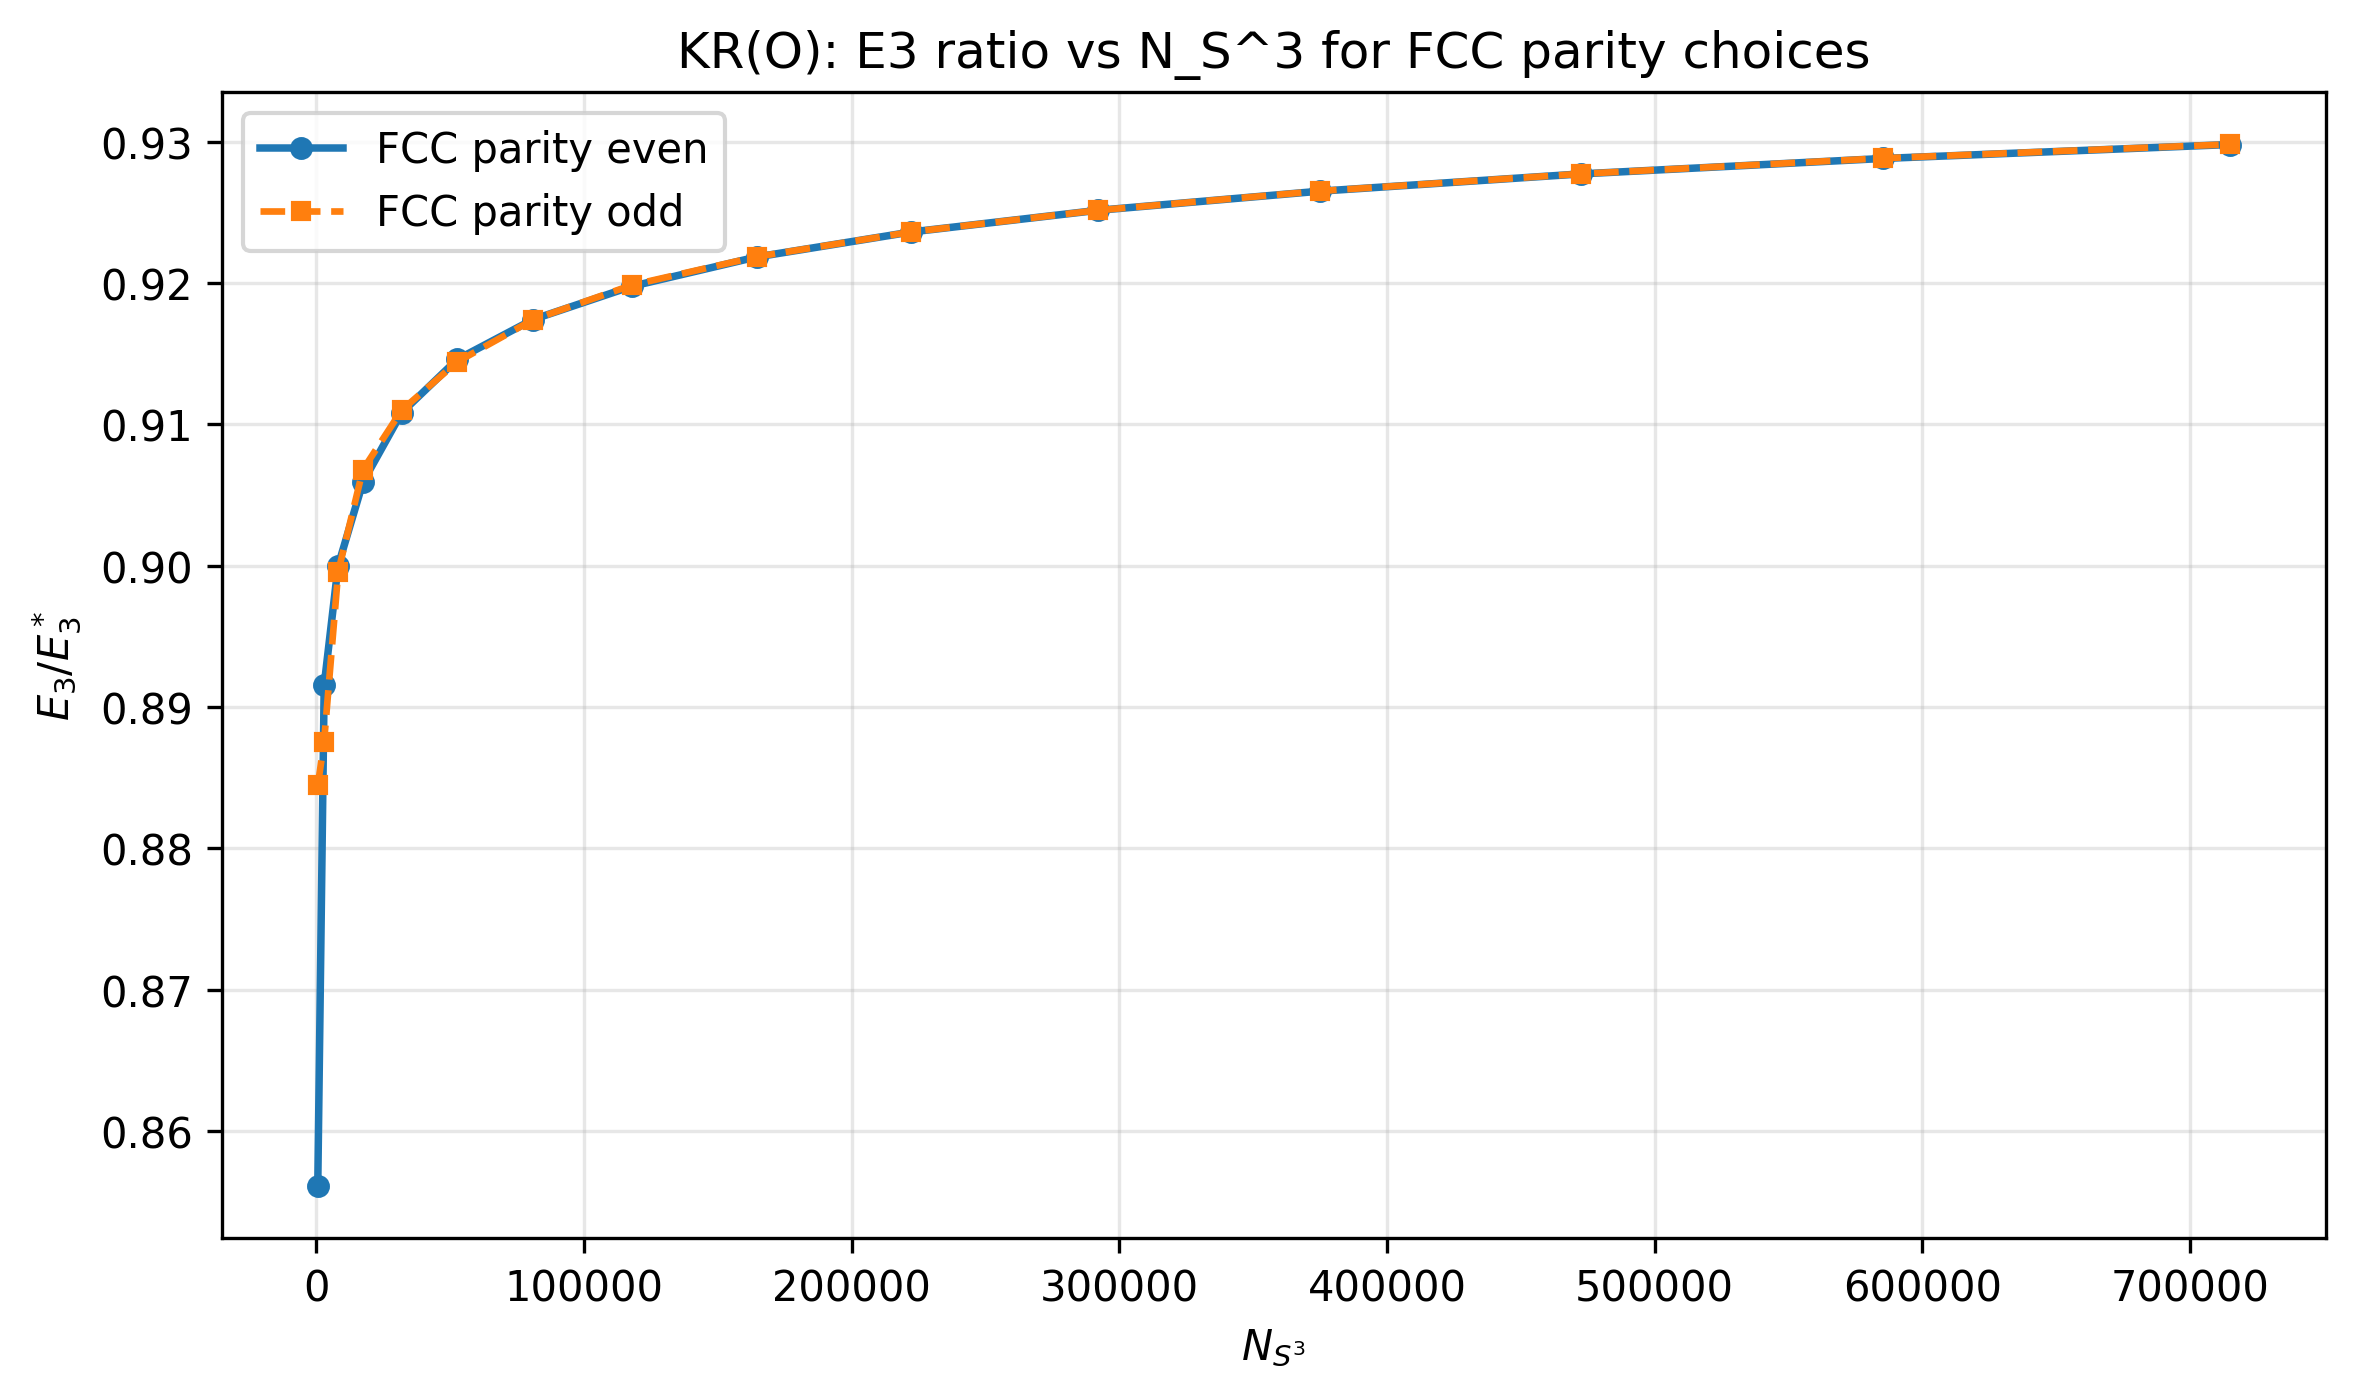

The Python source for this figure:
#!/usr/bin/env python3
"""
figure6_parity_e3.py — Compare even vs odd FCC parity for KR(O) using E3 ratio.

Plots:
  y-axis: E3 / E3*
  x-axis: N_S^3 = 2 * |K| * N_FZ, with |K|=24 for Laue O

The two curves correspond to parity masks applied to the centered cubochoric
index lattice (i,j,k in [-h, ..., h]):
  - even parity: (i + j + k) % 2 == 0
  - odd parity:  (i + j + k) % 2 != 0

Usage examples:
  python figure6_parity_e3.py
  python figure6_parity_e3.py --h-min 1 --h-max 20
  python figure6_parity_e3.py --device cpu --no-show
"""

from __future__ import annotations

import argparse
import math

import matplotlib

matplotlib.rcParams["pdf.fonttype"] = 42
matplotlib.rcParams["ps.fonttype"] = 42
import matplotlib.pyplot as plt
import torch

from grid_FZ import kr_sample_laue
from orientation_ops import cu2qu, qu_norm, qu_std
from riesz_energy import optimal_constants_S3, riesz_energies_fused

LAUE_O = 11
CARD_O = 24
CU_MAX = 0.5 * math.pi ** (2.0 / 3.0)


@torch.no_grad()
def cubochoric_fcc_grid_parity(h: int, device: torch.device, parity: str) -> torch.Tensor:
    if parity not in {"even", "odd"}:
        raise ValueError("parity must be 'even' or 'odd'")

    u = torch.linspace(-CU_MAX, CU_MAX, 2 * h + 2, device=device, dtype=torch.float64)
    u = u[:-1]
    u = u + 0.5 * (u[1] - u[0])
    x, y, z = torch.meshgrid(u, u, u, indexing="ij")

    idx = torch.arange(-h, h + 1, device=device)
    i, j, k = torch.meshgrid(idx, idx, idx, indexing="ij")
    if parity == "even":
        mask = ((i + j + k) % 2) == 0
    else:
        mask = ((i + j + k) % 2) != 0

    return torch.stack([x[mask], y[mask], z[mask]], dim=-1)


@torch.no_grad()
def build_kr_o_grid_from_parity(h: int, device: torch.device, parity: str) -> torch.Tensor:
    cu = cubochoric_fcc_grid_parity(h, device, parity)
    qu = qu_norm(qu_std(cu2qu(cu)))
    q_fz = qu_norm(qu_std(kr_sample_laue(qu, LAUE_O)))
    return q_fz


@torch.no_grad()
def e3_ratio_for_grid(q_fz: torch.Tensor) -> tuple[int, int, float]:
    n_fz = int(q_fz.shape[0])
    n_s3 = 2 * CARD_O * n_fz
    _, _, e3 = riesz_energies_fused(q_fz, LAUE_O)
    _, _, e3_star = optimal_constants_S3(n_s3)
    ratio = float(e3 / e3_star) if e3_star else float("nan")
    return n_fz, n_s3, ratio


def run_sweep(h_min: int, h_max: int, device: torch.device):
    even_data = []
    odd_data = []

    for h in range(h_min, h_max + 1):
        q_even = build_kr_o_grid_from_parity(h, device, "even")
        n_fz_e, n_s3_e, r_e = e3_ratio_for_grid(q_even)
        even_data.append((h, n_fz_e, n_s3_e, r_e))

        q_odd = build_kr_o_grid_from_parity(h, device, "odd")
        n_fz_o, n_s3_o, r_o = e3_ratio_for_grid(q_odd)
        odd_data.append((h, n_fz_o, n_s3_o, r_o))

        print(
            f"h={h:2d} | even: N_FZ={n_fz_e:6d}, N_S^3={n_s3_e:8d}, E3/E3*={r_e:.6f} "
            f"| odd: N_FZ={n_fz_o:6d}, N_S^3={n_s3_o:8d}, E3/E3*={r_o:.6f}"
        )

    return even_data, odd_data


def plot_results(even_data, odd_data, save_stem: str, show: bool):
    x_even = [row[2] for row in even_data]
    y_even = [row[3] for row in even_data]
    x_odd = [row[2] for row in odd_data]
    y_odd = [row[3] for row in odd_data]

    plt.figure(figsize=(8.0, 4.8))
    plt.plot(x_even, y_even, "o-", lw=1.8, ms=4.5, label="FCC parity even")
    plt.plot(x_odd, y_odd, "s--", lw=1.6, ms=4.0, label="FCC parity odd")
    plt.xlabel(r"$N_{S^3}$")
    plt.ylabel(r"$E_3/E_3^*$")
    plt.title("KR(O): E3 ratio vs N_S^3 for FCC parity choices")
    plt.grid(True, alpha=0.3)
    plt.legend()
    plt.tight_layout()

    for ext in ("png", "pdf"):
        path = f"{save_stem}.{ext}"
        plt.savefig(path, dpi=300, bbox_inches="tight", facecolor="white")
        print(f"[export] {path}")

    if show:
        plt.show()
    else:
        plt.close("all")


def parse_args():
    p = argparse.ArgumentParser(description="Compare FCC even/odd parity via E3 ratio vs N_S^3")
    p.add_argument("--h-min", type=int, default=1, help="Minimum h (inclusive)")
    p.add_argument("--h-max", type=int, default=15, help="Maximum h (inclusive)")
    p.add_argument(
        "--device",
        type=str,
        default="auto",
        choices=["auto", "cpu", "cuda"],
        help="Torch device selection",
    )
    p.add_argument("--save-stem", type=str, default="figure6_parity_e3")
    p.add_argument("--no-show", action="store_true", help="Do not display interactive window")
    return p.parse_args()


def main():
    args = parse_args()

    if args.h_min < 1:
        raise ValueError("h-min must be >= 1")
    if args.h_max < args.h_min:
        raise ValueError("h-max must be >= h-min")

    if args.device == "cpu":
        device = torch.device("cpu")
    elif args.device == "cuda":
        if not torch.cuda.is_available():
            raise RuntimeError("--device cuda requested but CUDA is not available")
        device = torch.device("cuda")
    else:
        device = torch.device("cuda" if torch.cuda.is_available() else "cpu")

    print(f"Using device: {device}")
    print(f"Sweeping h = {args.h_min}..{args.h_max}")

    even_data, odd_data = run_sweep(args.h_min, args.h_max, device)
    plot_results(even_data, odd_data, args.save_stem, show=(not args.no_show))


if __name__ == "__main__":
    main()
